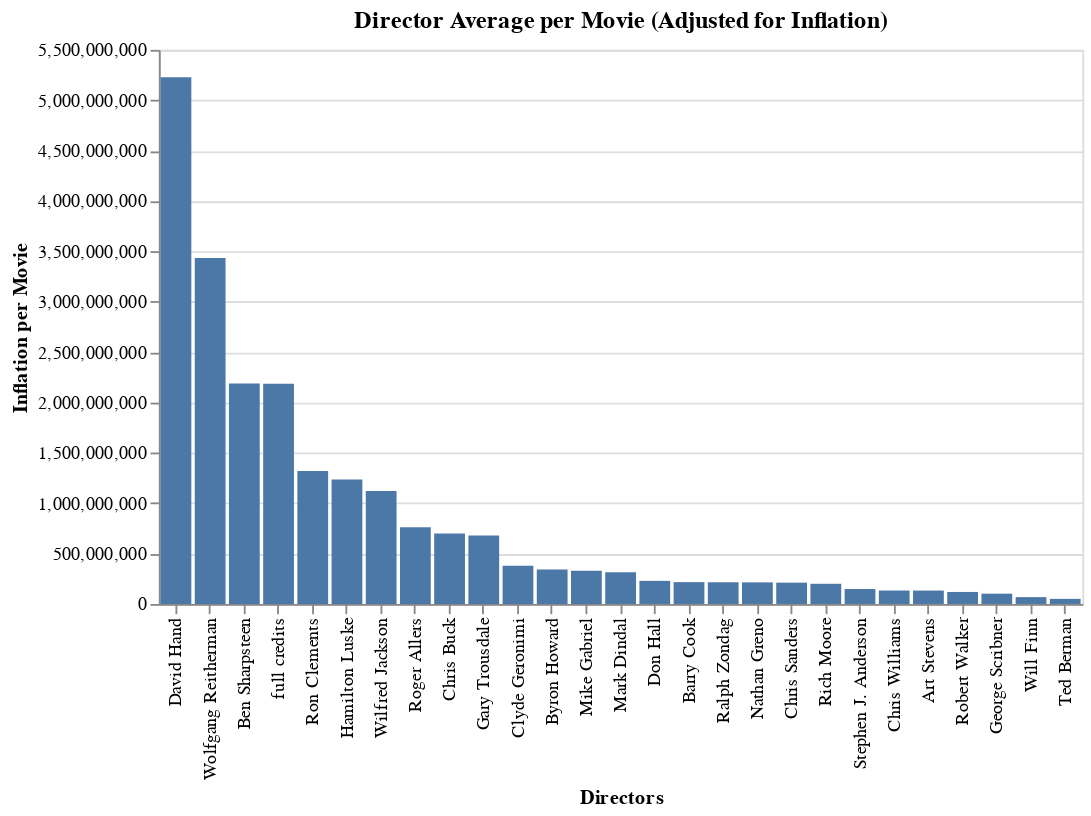

Here is the notebook cell this chart was saved with:
### Markdown cell above
we can take a look at the chart of each director's inflation gross.

### Code cell
# Visualize the top 20 themes with the most sets using a bar plot.
director_count_gross_plot = (
    alt.Chart(director_count_gross, width=500, height=300)
    .mark_bar()
    .encode(
        x=alt.X("director:N", title="Directors", sort="-y"),
        y=alt.Y("director_avg_gross_per_movie:Q", title="Inflation per Movie"),
    )
    .properties(title="Director Average per Movie (Adjusted for Inflation)")
)
director_count_gross_plot

### Figure 1 — Vega-Lite specification as saved in the notebook (floating-point values rounded to 4 significant figures)
{"config": {"view": {"continuousWidth": 400, "continuousHeight": 300}}, "data": {"name": "data-0000d141ec04850e7b19aa31c1845847"}, "mark": "bar", "encoding": {"x": {"type": "nominal", "field": "director", "sort": "-y", "title": "Directors"}, "y": {"type": "quantitative", "field": "director_avg_gross_per_movie", "title": "Inflation per Movie"}}, "height": 300, "title": "Director Average per Movie (Adjusted for Inflation)", "width": 500, "$schema": "https://vega.github.io/schema/vega-lite/v4.8.1.json", "datasets": {"data-0000d141ec04850e7b19aa31c1845847": [{"director": "Art Stevens", "inflation_adjusted_gross": 133100000.0, "count": 1, "_merge": "both", "director_avg_gross_per_movie": 133100000.0}, {"director": "Barry Cook", "inflation_adjusted_gross": 216800000.0, "count": 1, "_merge": "both", "director_avg_gross_per_movie": 216800000.0}, {"director": "Ben Sharpsteen", "inflation_adjusted_gross": 2188000000.0, "count": 1, "_merge": "both", "director_avg_gross_per_movie": 2188000000.0}, {"director": "Byron Howard", "inflation_adjusted_gross": 341300000.0, "count": 1, "_merge": "both", "director_avg_gross_per_movie": 341300000.0}, {"director": "Chris Buck", "inflation_adjusted_gross": 349400000.0, "count": 2, "_merge": "both", "director_avg_gross_per_movie": 698900000.0}, {"director": "Chris Sanders", "inflation_adjusted_gross": 211500000.0, "count": 1, "_merge": "both", "director_avg_gross_per_movie": 211500000.0}, {"director": "Chris Williams", "inflation_adjusted_gross": 133700000.0, "count": 1, "_merge": "both", "director_avg_gross_per_movie": 133700000.0}, {"director": "Clyde Geronimi", "inflation_adjusted_gross": 189300000.0, "count": 2, "_merge": "both", "director_avg_gross_per_movie": 378600000.0}, {"director": "David Hand", "inflation_adjusted_gross": 5229000000.0, "count": 1, "_merge": "both", "director_avg_gross_per_movie": 5229000000.0}, {"director": "Don Hall", "inflation_adjusted_gross": 229200000.0, "count": 1, "_merge": "both", "director_avg_gross_per_movie": 229200000.0}, {"director": "Gary Trousdale", "inflation_adjusted_gross": 226400000.0, "count": 3, "_merge": "both", "director_avg_gross_per_movie": 679200000.0}, {"director": "George Scribner", "inflation_adjusted_gross": 102300000.0, "count": 1, "_merge": "both", "director_avg_gross_per_movie": 102300000.0}, {"director": "Hamilton Luske", "inflation_adjusted_gross": 1236000000.0, "count": 1, "_merge": "both", "director_avg_gross_per_movie": 1236000000.0}, {"director": "Mark Dindal", "inflation_adjusted_gross": 157400000.0, "count": 2, "_merge": "both", "director_avg_gross_per_movie": 314700000.0}, {"director": "Mike Gabriel", "inflation_adjusted_gross": 165100000.0, "count": 2, "_merge": "both", "director_avg_gross_per_movie": 330200000.0}, {"director": "Nathan Greno", "inflation_adjusted_gross": 214400000.0, "count": 1, "_merge": "both", "director_avg_gross_per_movie": 214400000.0}, {"director": "Ralph Zondag", "inflation_adjusted_gross": 215400000.0, "count": 1, "_merge": "both", "director_avg_gross_per_movie": 215400000.0}, {"director": "Rich Moore", "inflation_adjusted_gross": 200400000.0, "count": 1, "_merge": "both", "director_avg_gross_per_movie": 200400000.0}, {"director": "Robert Walker", "inflation_adjusted_gross": 119200000.0, "count": 1, "_merge": "both", "director_avg_gross_per_movie": 119200000.0}, {"director": "Roger Allers", "inflation_adjusted_gross": 761600000.0, "count": 1, "_merge": "both", "director_avg_gross_per_movie": 761600000.0}, {"director": "Ron Clements", "inflation_adjusted_gross": 188400000.0, "count": 7, "_merge": "both", "director_avg_gross_per_movie": 1319000000.0}, {"director": "Stephen J. Anderson", "inflation_adjusted_gross": 74120000.0, "count": 2, "_merge": "both", "director_avg_gross_per_movie": 148200000.0}, {"director": "Ted Berman", "inflation_adjusted_gross": 50550000.0, "count": 1, "_merge": "both", "director_avg_gross_per_movie": 50550000.0}, {"director": "Wilfred Jackson", "inflation_adjusted_gross": 560900000.0, "count": 2, "_merge": "both", "director_avg_gross_per_movie": 1122000000.0}, {"director": "Will Finn", "inflation_adjusted_gross": 67910000.0, "count": 1, "_merge": "both", "director_avg_gross_per_movie": 67910000.0}, {"director": "Wolfgang Reitherman", "inflation_adjusted_gross": 381400000.0, "count": 9, "_merge": "both", "director_avg_gross_per_movie": 3433000000.0}, {"director": "full credits", "inflation_adjusted_gross": 2187000000.0, "count": 1, "_merge": "both", "director_avg_gross_per_movie": 2187000000.0}]}}
